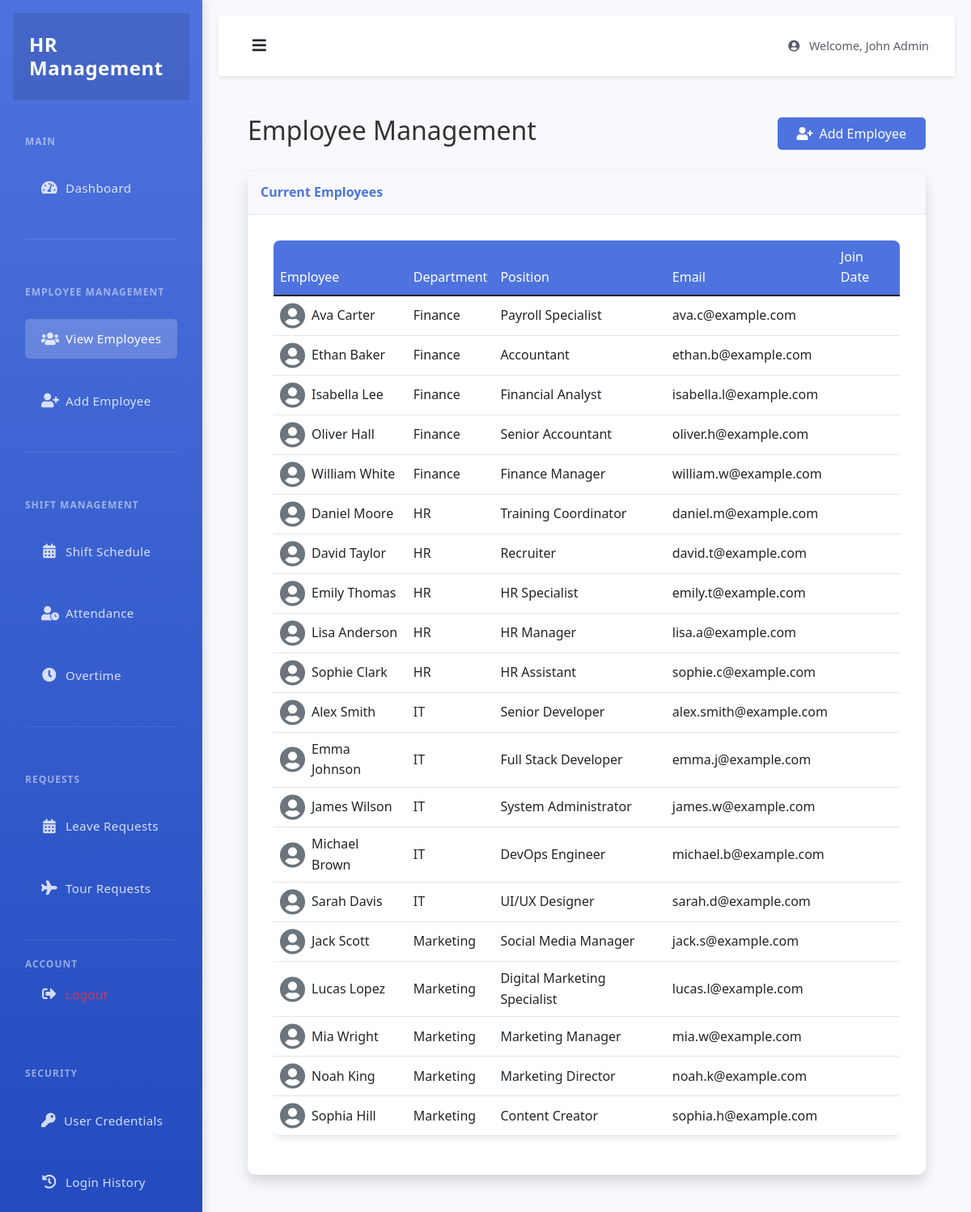
Page /employees (signed in) on the committed database.
### tables this page shows
CREATE TABLE users (
    id INTEGER PRIMARY KEY AUTOINCREMENT,
    first_name TEXT NOT NULL,
    last_name TEXT NOT NULL,
    email TEXT UNIQUE NOT NULL,
    phone TEXT,
    username TEXT UNIQUE,
    password_hash TEXT NOT NULL,
    role TEXT NOT NULL,
    position TEXT,
    department TEXT,
    salary REAL,
    duration INTEGER,
    join_date TEXT,
    profile_pic TEXT,
    created_at TIMESTAMP DEFAULT CURRENT_TIMESTAMP
);

### app.py (the view)
@app.route('/employees')
@admin_required
def view_employees():
    db = get_db()
    cursor = db.cursor()
    cursor.execute('''
        SELECT * FROM users
        WHERE role = 'employee'
        ORDER BY department, first_name
    ''')
    employees = cursor.fetchall()
    return render_template('admin/view_employees.html', employees=employees)

### app.py (called while the page is built)
def get_db():
    if not hasattr(g, 'sqlite_db'):
        g.sqlite_db = sqlite3.connect(app.config['DATABASE'])
        g.sqlite_db.row_factory = sqlite3.Row
    return g.sqlite_db

def admin_required(f):
    @wraps(f)
    def decorated_function(*args, **kwargs):
        if 'is_admin' not in session or not session['is_admin']:
            flash('Admin access required')
            return redirect(url_for('login'))
        return f(*args, **kwargs)
    return decorated_function

@app.template_filter('format_date')
def format_date(date_str):
    if not date_str:
        return ''
    try:
        date_obj = datetime.strptime(date_str, '%Y-%m-%d')
        return date_obj.strftime('%B %d, %Y')  # Example: January 08, 2025
    except:
        return date_str

### templates/admin/view_employees.html (shortened to what this page needs)
{% extends "admin/base.html" %}
{% block content %}
<div class="container-fluid py-4">
    <div class="d-flex justify-content-between align-items-center mb-4">
        <h2>Employee Management</h2>
        <a href="{{ url_for('add_employee') }}" class="btn btn-primary">
            <i class="fas fa-user-plus me-2"></i>Add Employee
        </a>
    </div>
    <div class="card shadow">
        <div class="card-header py-3">
            <h6 class="m-0 font-weight-bold text-primary">Current Employees</h6>
        </div>
        <div class="card-body">
            <div class="table-responsive">
                <table class="table table-hover">
                    <thead>
                        <tr>
                            <th>Employee</th>
                            <th>Department</th>
                            <th>Position</th>
                            <th>Email</th>
                            <th>Join Date</th>
                        </tr>
                    </thead>
                    <tbody>
                        {% for employee in employees %}
                        <tr>
                            <td>
                                <div class="d-flex align-items-center">
                                    {% if employee.profile_pic %}
                                        <img src="{{ url_for('static', filename='profile_pics/' + employee.profile_pic) }}"
                                             class="rounded-circle me-2"
                                             style="width: 32px; height: 32px; object-fit: cover;">
                                    {% else %}
                                        <i class="fas fa-user-circle me-2 text-secondary" style="font-size: 32px;"></i>
                                    {% endif %}
                                    {{ employee.first_name }} {{ employee.last_name }}
                                </div>
                            </td>
                            <td>{{ employee.department }}</td>
                            <td>{{ employee.position }}</td>
                            <td>{{ employee.email }}</td>
                            <td>{{ employee.join_date|format_date }}</td>
                        </tr>
                        {% endfor %}
                    </tbody>
                </table>
            </div>
        </div>
    </div>
</div>
{% endblock %}

### static/style.css (style rules this page uses)
* { margin: 0; padding: 0; box-sizing: border-box; }
body { font-family: 'Segoe UI', Tahoma, Geneva, Verdana, sans-serif; line-height: 1.6; background-color: #f8f9fa; color: #333; min-height: 100vh; display: flex; flex-direction: column; }
.card { background: white; border-radius: 10px; box-shadow: 0 2px 15px rgba(0, 0, 0, 0.1); transition: transform 0.2s, box-shadow 0.2s; margin-bottom: 20px; border: none; }
.card-body { padding: 2rem; }
.btn { padding: 0.5rem 1.5rem; border-radius: 5px; transition: all 0.3s; font-weight: 500; }
.btn-primary { background-color: #4e73df; border: none; }
.table { background: white; border-radius: 8px; overflow: hidden; box-shadow: 0 2px 10px rgba(0, 0, 0, 0.1); }
.table th { background-color: #4e73df; color: white; font-weight: 500; border: none; }
.table td { vertical-align: middle; border-color: #e3e6f0; }
.card { margin-bottom: 20px; }
.card-header { background-color: #f8f9fc; border-bottom: 1px solid #e3e6f0; }
.font-weight-bold { font-weight: 700 !important; }
.text-primary { color: #4e73df !important; }
.btn-primary { background-color: #4e73df; border-color: #4e73df; }

### rows in the picture
users: first_name "Ava", last_name "Carter", department "Finance", position "Payroll Specialist", email "ava.c@example.com"
users: first_name "Ethan", last_name "Baker", department "Finance", position "Accountant", email "ethan.b@example.com"
users: first_name "Isabella", last_name "Lee", department "Finance", position "Financial Analyst", email "isabella.l@example.com"
users: first_name "Oliver", last_name "Hall", department "Finance", position "Senior Accountant", email "oliver.h@example.com"
users: first_name "William", last_name "White", department "Finance", position "Finance Manager", email "william.w@example.com"
users: first_name "Daniel", last_name "Moore", department "HR", position "Training Coordinator", email "daniel.m@example.com"
users: first_name "David", last_name "Taylor", department "HR", position "Recruiter", email "david.t@example.com"
users: first_name "Emily", last_name "Thomas", department "HR", position "HR Specialist", email "emily.t@example.com"
users: first_name "Lisa", last_name "Anderson", department "HR", position "HR Manager", email "lisa.a@example.com"
users: first_name "Sophie", last_name "Clark", department "HR", position "HR Assistant", email "sophie.c@example.com"
users: first_name "Alex", last_name "Smith", department "IT", position "Senior Developer", email "alex.smith@example.com"
users: first_name "Emma", last_name "Johnson", department "IT", position "Full Stack Developer", email "emma.j@example.com"
users: first_name "James", last_name "Wilson", department "IT", position "System Administrator", email "james.w@example.com"
users: first_name "Michael", last_name "Brown", department "IT", position "DevOps Engineer", email "michael.b@example.com"
users: first_name "Sarah", last_name "Davis", department "IT", position "UI/UX Designer", email "sarah.d@example.com"
users: first_name "Jack", last_name "Scott", department "Marketing", position "Social Media Manager", email "jack.s@example.com"
users: first_name "Lucas", last_name "Lopez", department "Marketing", position "Digital Marketing Specialist", email "lucas.l@example.com"
users: first_name "Mia", last_name "Wright", department "Marketing", position "Marketing Manager", email "mia.w@example.com"
users: first_name "Noah", last_name "King", department "Marketing", position "Marketing Director", email "noah.k@example.com"
users: first_name "Sophia", last_name "Hill", department "Marketing", position "Content Creator", email "sophia.h@example.com"

### other values in the picture
{{ session.get('username') }} "John Admin"
